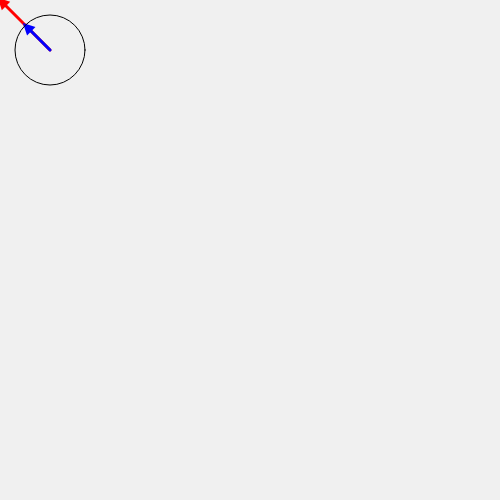
Frame 1 (no input)
Frame 60 (no input): identical to frame 1, image omitted
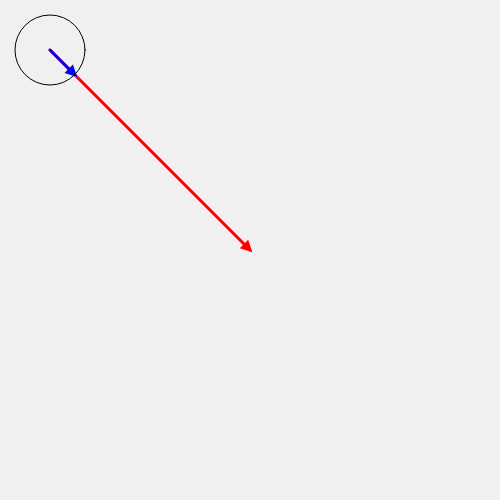
Frame 120 (the mouse pressed at the canvas centre since frame 60)

The p5.js sketch that drew these frames (run headless with seeded random() and noise() and a simulated clock; from frame 60 on, the mouse is pressed at the canvas centre):

// p5.js sketch
// ── sketch.js
function setup(){
    createCanvas(500,500);
}

function draw() {
  background(240);

  let v0 = createVector(50, 50);
  let v1 = createVector(mouseX-50 , mouseY-50);

  drawArrow(v0, v1, 'red');
  v1.normalize();
  drawArrow(v0, v1.mult(35), 'blue');

  noFill();
  ellipse(50, 50, 35 * 2);
}

// draw an arrow for a vector at a given base position
function drawArrow(base, vec, myColor) {
  push();
  stroke(myColor);
  strokeWeight(3);
  fill(myColor);
  translate(base.x, base.y);
  line(0, 0, vec.x, vec.y);
  rotate(vec.heading());
  let arrowSize = 7;
  translate(vec.mag() - arrowSize, 0);
  triangle(0, arrowSize / 2, 0, -arrowSize / 2, arrowSize, 0);
  pop();
}
